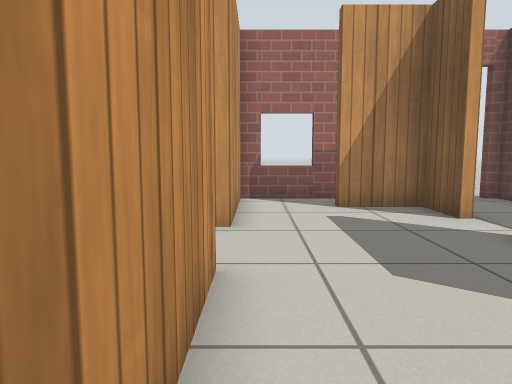
view 1 (above)

12 first-person views from a walk through a world built for the Gazebo simulator. The camera is 0.69 m above the floor, tilts 6° down and sees 70° across. The floor is counted in squares, 0.5 m on a side. Each view is taken from the middle of a square. On the plan, view 1 faces up. The plan holds only what a view shows up to about 15 squares ahead; the rest is blank. Gazebo's built-in surfaces are drawn with simple patterns.

view 2
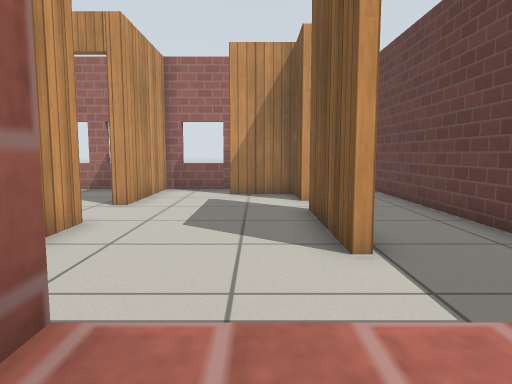

view 3
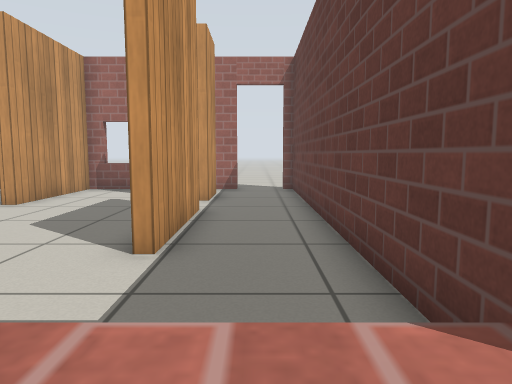

view 4
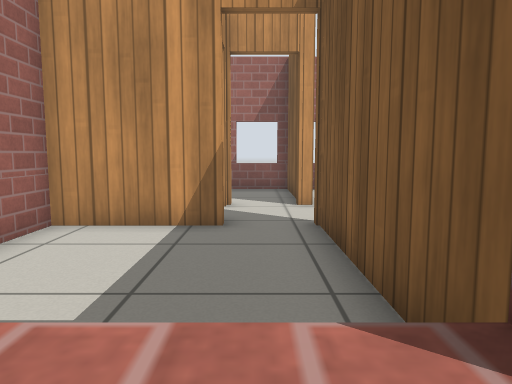

view 5
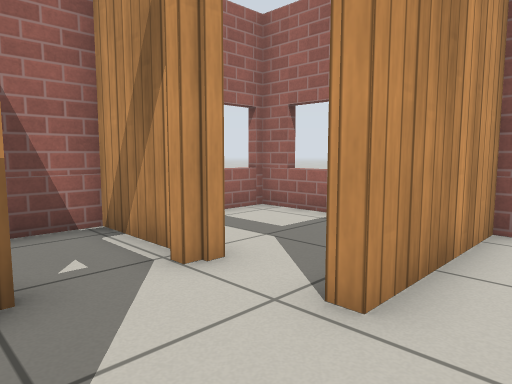

view 6
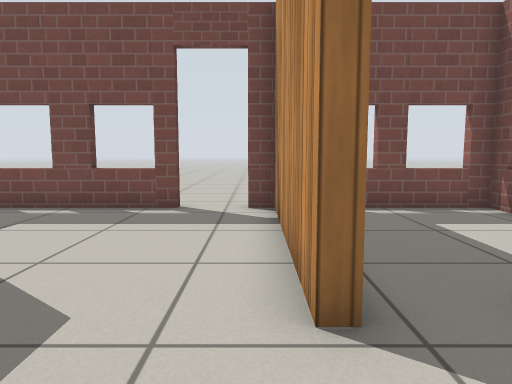

view 7
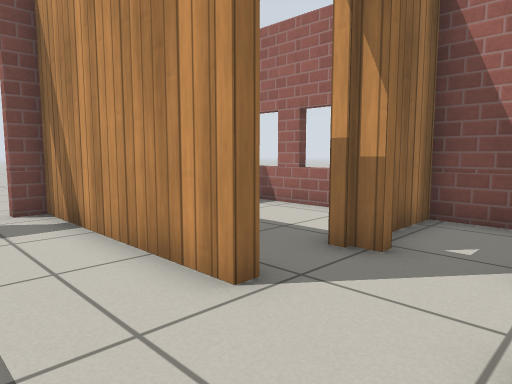

view 8
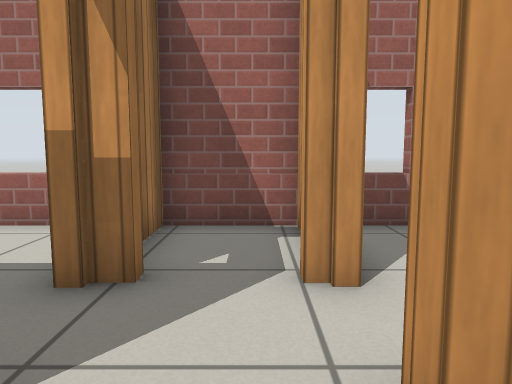

view 9
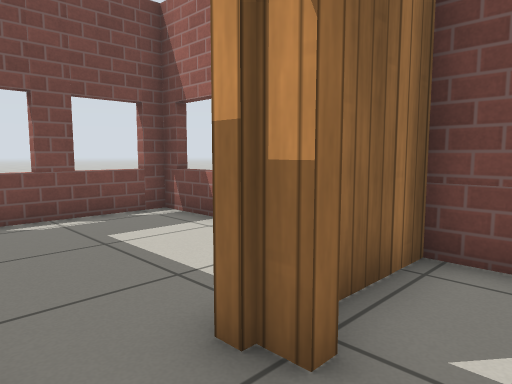

view 10
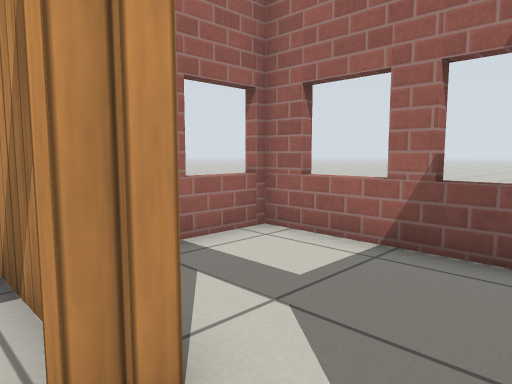

view 11
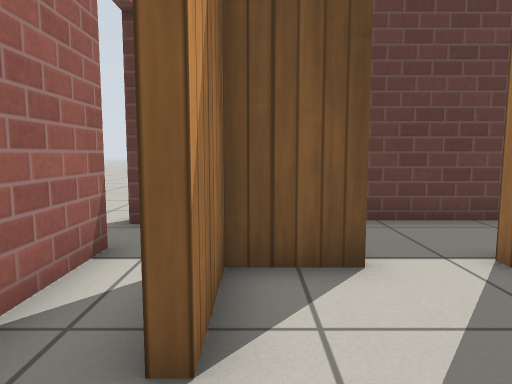

view 12
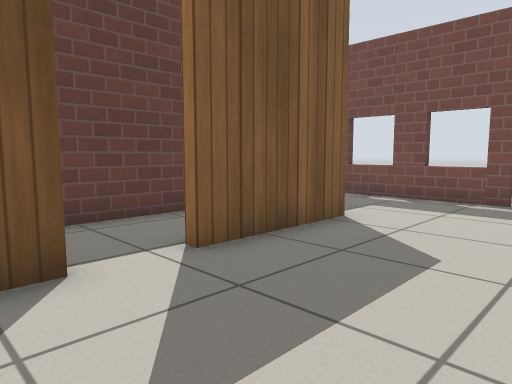

### Floor plan
Key: @ floor where view 1 was taken; # wall or solid block; . floor; D open door; = window, fence, low wall or low ledge.
Columns run from 6 left of view 1 to 7 right of it. Each row starts with its distance up from view 1.
 12             ..
 11 ##=#=##=####DD
 10 =....#..###..#
  9 #....#....#..#
  8 =....#....#..#
  7 ####DD.......#
  6 #..D.........#
  5 #..D......#..#
  4 ####DD....#..#
  3 #....#....#..#
  2 =....#....#..#
  1 =....#.......#
  0 #....#@......#
 -1 =....#.......#
 -2 #=##=##DD=##=#
 -3     . ....  .

Positions as (right, up) in squares from view 1, and headings:
1: (0, 0), facing up
2: (3, -3), facing up
3: (6, -3), facing up
4: (-2, -3), facing up
5: (1, 4), facing up-left
6: (0, 7), facing down
7: (2, 7), facing down-left
8: (1, 6), facing left
9: (-1, 6), facing down-left
10: (-1, 6), facing up-left
11: (0, 9), facing right
12: (0, 9), facing down-right
